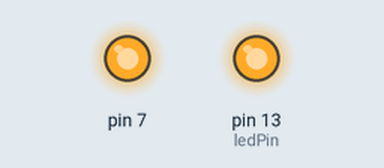
Bench run of a sketch on a simulated Arduino Uno, built with avr-gcc and run on an emulated ATmega328P. Parts: output pins drawn as LEDs (lit = HIGH). What the sketch prints to the serial monitor is not drawn.

Above: at 0.1 s.
At 5.1 s:
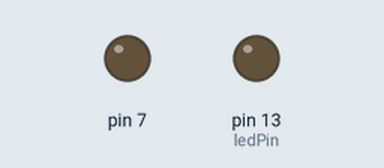
Timing chart, 0 to 6.6 s (numbered marks = the images above):
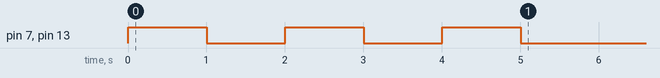

The sketch:

project1.ino
```cpp
class Led{        //建立一个类
  public:  //public表明以下的成员变量和成员函数为公有成员，在程序中可以任意调用
    Led();   //构造函数:构造函数是在类被建立的时候执行的函数（无参数时调用）
    Led(int userLedPin);//构造函数:构造函数是在类被建立的时候执行的函数（有参数时调用）
    ~Led();  //析构函数(destructor) 与构造函数相反，当对象结束其生命周期，如对象所在的函数已调用完毕时，系统自动执行析构函数。
    void on();//类的成员函数
    void off();//类的成员函数
    int ledPin=13;//类的成员变量
};

Led::Led()//构造函数
{
  Serial.println("Led Object created");
  pinMode(13,OUTPUT);
}


Led::Led(int userLedPin)
{
  Serial.println("Led Object created");
  ledPin = userLedPin;
  pinMode(ledPin,OUTPUT);
}


Led::~Led()//析构函数
{
  Serial.println("Led Object Deleted");
}


void Led::on()//类的成员函数
{
  digitalWrite(ledPin,HIGH);
}

void Led::off()//类的成员函数
{
  digitalWrite(ledPin,LOW);
}


void setup()
{
  Serial.begin(9600);
  Led myLed;   //建立led类的对象，同时调用构造函数Led(),生命周期结束后调用析构函数~Led()
  Led myLed2(7);
  Serial.println("Hello,this is from setup()");

  for(int i=0;i<3;i++)
  {
    myLed.on();
    myLed2.on();
    delay(1000);
    myLed.off();
    myLed2.off();
    delay(1000);
  }
  //对象生命周期结束,析构函数~Led()发挥作用，输出Led Object Deleted
}
void loop()
{
}
```
